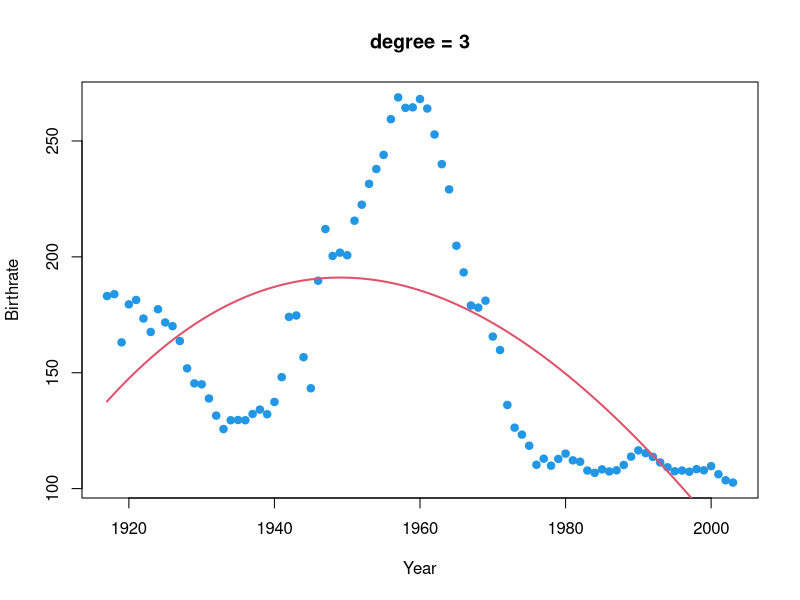
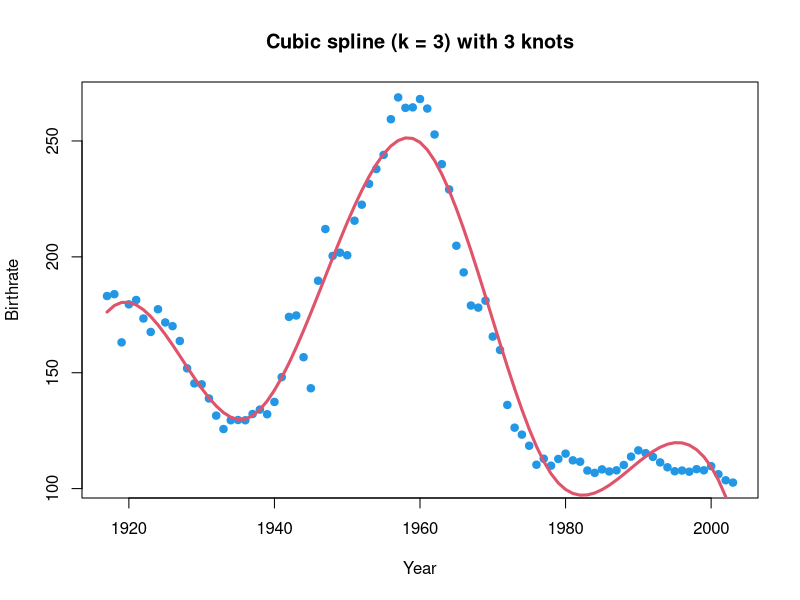
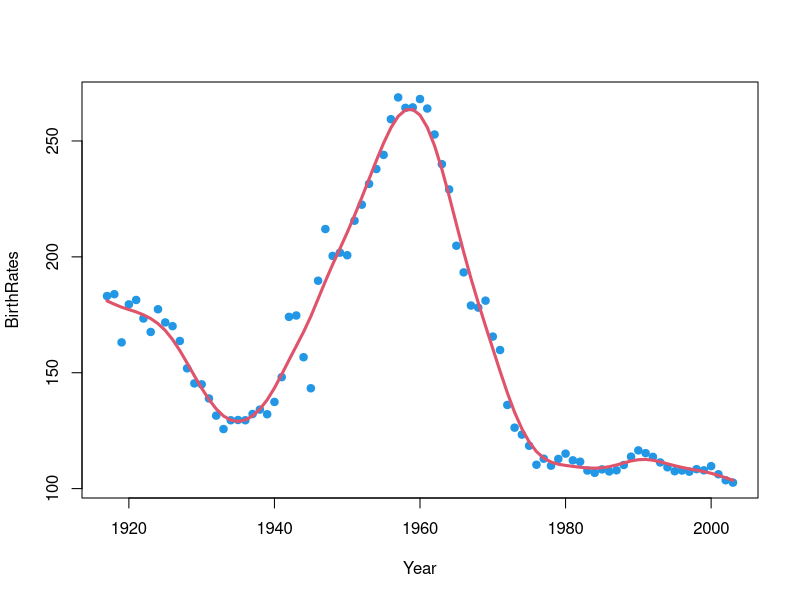
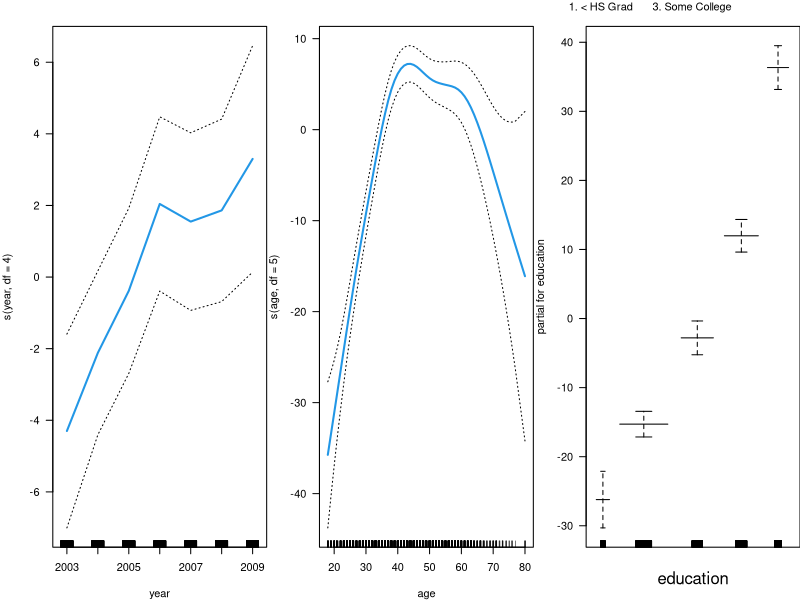

Source code (R) for these figures, in order:
## ---- chunk 1
birthrates <- read.csv("../data/birthrates.csv")
## ---- chunk 2
lmfit3 <- lm(Birthrate ~ poly(Year-mean(Year), degree = 3), data = birthrates)
plot(birthrates, pch = 19, col = 4, main = "degree = 3")
lines(birthrates$Year, lmfit3$fitted.values, lty = 1, col = 2, lwd = 2)
## ---- chunk 3
library(splines)
## ---- chunk 4
cub_sp <- lm(Birthrate ~ splines::bs(Year, degree = 3, knots = c(1936, 1960, 1978)), 
             data = birthrates)
plot(birthrates, pch = 19, col = 4, main = "Cubic spline (k = 3) with 3 knots")
lines(birthrates$Year, cub_sp$fitted.values, lty = 1, col = 2, lwd = 3)
## ---- chunk 5
fit <- smooth.spline(birthrates$Year, birthrates$Birthrate, df = 15)
plot(birthrates$Year, birthrates$Birthrate, pch = 19, 
     xlab = "Year", ylab = "BirthRates", col = 4)
lines(seq(1917, 2003), predict(fit, seq(1917, 2003))$y, col = 2, lty = 1, lwd = 3)
## ---- chunk 6
library(gam)
## ---- chunk 7
Wage <- read.csv("../data/Wage.csv")
Wage$education <- as.factor(Wage$education)
gam.m3 <- gam(wage ~ s(year, df = 4) + s(age , df = 5) + education, data = Wage)
par(mfrow = c(1, 3), mar = c(4, 4, 2, 0))
plot.Gam(gam.m3, se = TRUE, col = 4, lwd = 2, las = 1)
